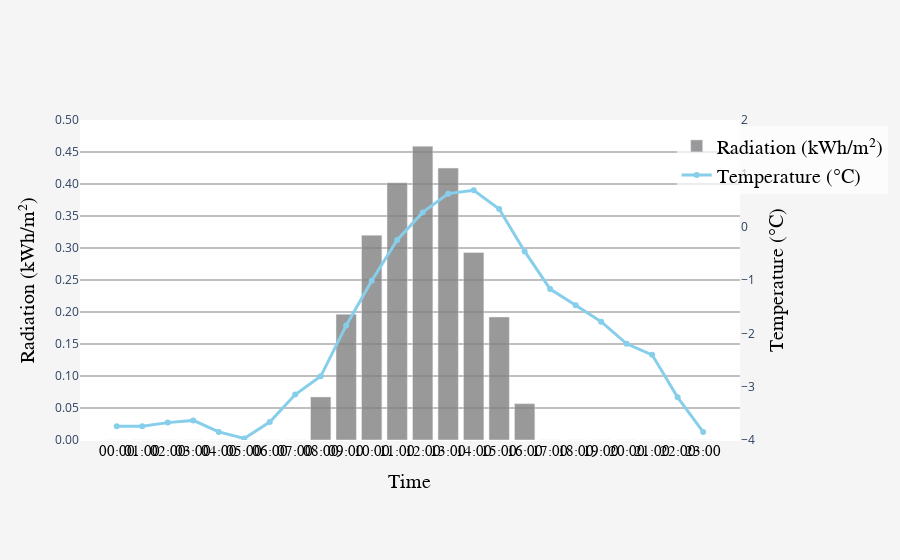

Notebook source saved alongside this figure:
### Code cell
# 1. 주요 기상 변수 추출
df['GHI_kWh'] = df[13] / 1000
df['Temp'] = df[6]

# 2. 데이터 필터링 (2010년 12월 데이터)
dec_2010 = df[(df[0] == 2010) & (df['Month'] == 12)].copy()

# 3. 시간 필터링 (00시~23시 전체 사용)
# → Hour 컬럼 그대로 사용 가능
hourly_avg_filtered = dec_2010.groupby('Hour')[['GHI_kWh', 'Temp']].mean()

# 4. X축 Label
hour_labels = [f"{hour:02d}:00" for hour in hourly_avg_filtered.index]

# 5. 그래프 시각화
from plotly.subplots import make_subplots
import plotly.graph_objects as go

fig = make_subplots(specs=[[{"secondary_y": True}]])

# Bar plot (Radiation)
fig.add_trace(
    go.Bar(
        x=hour_labels,
        y=hourly_avg_filtered['GHI_kWh'],
        name='Radiation (kWh/m²)',
        marker_color='gray',
        opacity=0.8  # Bar 투명도 추가
    ),
    secondary_y=False,
)


# Temperature (Temp → 점+선)
fig.add_trace(
    go.Scatter(
        x=hour_labels,
        y=hourly_avg_filtered['Temp'],
        name='Temperature (°C)',
        mode='lines+markers',
        line=dict(color='skyblue', width=3)  # 라인 두께 4로 설정
    ),
    secondary_y=True,
)

# Layout 설정
fig.update_layout(
    legend=dict(
        x=0.85,
        y=0.98,
        xanchor='left',
        yanchor='top',
        font=dict(family="Noto Sans KR Medium", size=20, color="black"),
        bgcolor="rgba(255,255,255,0.7)",
        bordercolor="black",
        borderwidth=0
    ),
    margin=dict(l=80, r=80, t=120, b=120),
    plot_bgcolor='white',
    paper_bgcolor='whitesmoke'
)

# X축 설정
fig.update_xaxes(
    title_text="Time",
    type='category',
    tickangle=0,
    showgrid=True,
    title_font=dict(size=20, family="Noto Sans KR Medium", color="black"),
    tickfont=dict(size=15, family="Noto Sans KR Medium", color="black")  # 글자 크기 조절 추가
)

# Y축 Radiation
fig.update_yaxes(
    title_text="Radiation (kWh/m²)",
    title_font=dict(size=20, family="Noto Sans KR Medium", color="black"),
    secondary_y=False,
    range=[0, 0.5],
    showgrid=True,
    gridcolor='rgba(0,0,0,0.5)',
    gridwidth=1,
    tickvals=[round(x * 0.05, 8) for x in range(11)],
    ticktext=[f"{round(x * 0.05, 2):.2f}" for x in range(11)],
    tickmode='array'
)

# Y축 Temp → grid 표시 안함
fig.update_yaxes(
    title_text="Temperature (°C)",
    title_font=dict(size=20, family="Noto Sans KR Medium", color="black"),
    secondary_y=True,
    range=[-4, 2],
    showgrid=False   # grid 표시 안되게 설정
)

# Show the plot
fig.show()

# Save as HTML
fig.write_html("Data Analysis.html")

### Figure 1 — Plotly figure (JSON) as saved in the notebook; plotly's stock layout.template omitted (floating-point values rounded to 4 significant figures)
{"data": [{"marker": {"color": "gray"}, "name": "Radiation (kWh/m²)", "opacity": 0.8, "type": "bar", "x": ["00:00", "01:00", "02:00", "03:00", "04:00", "05:00", "06:00", "07:00", "08:00", "09:00", "10:00", "11:00", "12:00", "13:00", "14:00", "15:00", "16:00", "17:00", "18:00", "19:00", "20:00", "21:00", "22:00", "23:00"], "xaxis": "x", "y": [0.0, 0.0, 0.0, 0.0, 0.0, 0.0, 0.0, 0.0, 0.06732, 0.1966, 0.32, 0.4018, 0.4591, 0.4249, 0.293, 0.1923, 0.05677, 0.0, 0.0, 0.0, 0.0, 0.0, 0.0, 0.0], "yaxis": "y"}, {"line": {"color": "skyblue", "width": 3}, "mode": "lines+markers", "name": "Temperature (°C)", "type": "scatter", "x": ["00:00", "01:00", "02:00", "03:00", "04:00", "05:00", "06:00", "07:00", "08:00", "09:00", "10:00", "11:00", "12:00", "13:00", "14:00", "15:00", "16:00", "17:00", "18:00", "19:00", "20:00", "21:00", "22:00", "23:00"], "xaxis": "x", "y": [-3.742, -3.742, -3.674, -3.632, -3.848, -3.971, -3.665, -3.148, -2.806, -1.852, -1.013, -0.2484, 0.2677, 0.6194, 0.6806, 0.3323, -0.4645, -1.171, -1.474, -1.781, -2.197, -2.403, -3.2, -3.848], "yaxis": "y2"}], "layout": {"legend": {"bgcolor": "rgba(255,255,255,0.7)", "bordercolor": "black", "borderwidth": 0, "font": {"color": "black", "family": "Noto Sans KR Medium", "size": 20}, "x": 0.85, "xanchor": "left", "y": 0.98, "yanchor": "top"}, "margin": {"b": 120, "l": 80, "r": 80, "t": 120}, "paper_bgcolor": "whitesmoke", "plot_bgcolor": "white", "xaxis": {"anchor": "y", "domain": [0, 0.94], "showgrid": true, "tickangle": 0, "tickfont": {"color": "black", "family": "Noto Sans KR Medium", "size": 15}, "title": {"font": {"color": "black", "family": "Noto Sans KR Medium", "size": 20}, "text": "Time"}, "type": "category"}, "yaxis": {"anchor": "x", "domain": [0, 1], "gridcolor": "rgba(0,0,0,0.5)", "gridwidth": 1, "range": [0, 0.5], "showgrid": true, "tickmode": "array", "ticktext": ["0.00", "0.05", "0.10", "0.15", "0.20", "0.25", "0.30", "0.35", "0.40", "0.45", "0.50"], "tickvals": [0, 0.05, 0.1, 0.15, 0.2, 0.25, 0.3, 0.35, 0.4, 0.45, 0.5], "title": {"font": {"color": "black", "family": "Noto Sans KR Medium", "size": 20}, "text": "Radiation (kWh/m²)"}}, "yaxis2": {"anchor": "x", "overlaying": "y", "range": [-4, 2], "showgrid": false, "side": "right", "title": {"font": {"color": "black", "family": "Noto Sans KR Medium", "size": 20}, "text": "Temperature (°C)"}}}}
